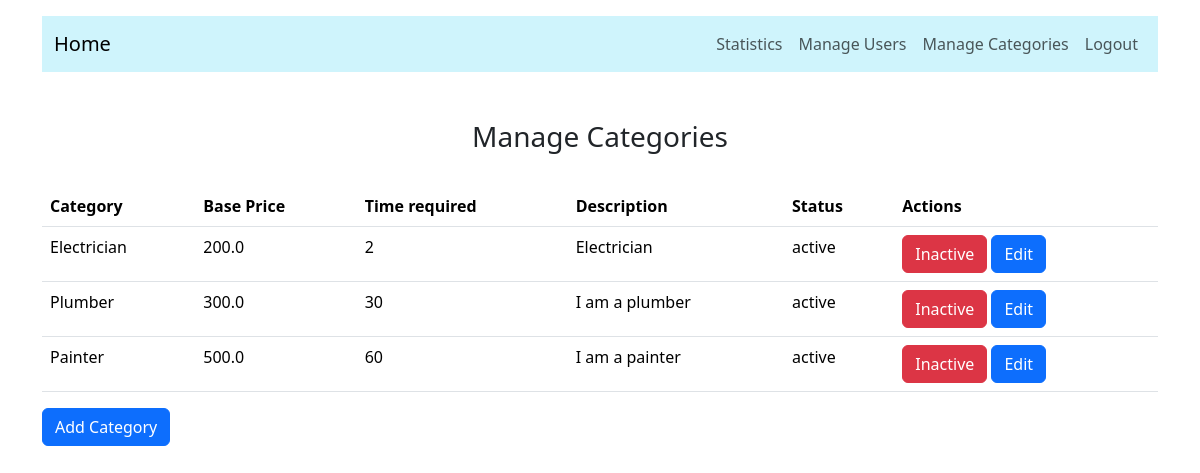
Page /managecategories (signed in) on the committed database.
### application/model.py (models this page shows)
class ServiceCategory(db.Model):
    id = db.Column(db.Integer, primary_key=True)
    name = db.Column(db.String(80), nullable=False)
    base_price = db.Column(db.Float, nullable=False)
    time_required = db.Column(db.Integer, nullable=False)
    description = db.Column(db.String(80), nullable=False)
    status = db.Column(db.String(80), nullable=False)

### application/routes.py (the view)
@app.route('/managecategories')
def managecategories():
    service_categories = ServiceCategory.query.all()
    return render_template('admin_categories.html', service_categories=service_categories)

### templates/admin_categories.html (shortened to what this page needs)
{% if session['role']=='admin' %}
{% extends 'base.html' %}
{% block content %}
<h1 class="h3 text-center">Manage Categories</h1>
<div class="table-responsive" style="max-height: 500px; overflow-y: auto;">
  <table class="table mt-4">
    <thead>
      <tr>
        <th scope="col">Category</th>
        <th scope="col">Base Price</th>
        <th scope="col">Time required</th>
        <th scope="col">Description</th>
        <th scope="col">Status</th>
        <th scope="col">Actions</th>
      </tr>
    </thead>
    <tbody>
      {% for category in service_categories %}
      <tr>
        <td scope="row">{{category.name}}</td>
        <td scope="row">{{category.base_price}}</td>
        <td scope="row">{{category.time_required}}</td>
        <td scope="row">{{category.description}}</td>
        <td scope="row">{{category.status}}</td>
        <td scope="row">
          {% if category.status == 'active' %}
          <a href="{{url_for('deletecategory', id=category.id)}}" class="btn btn-danger">Inactive</a>
          {% else %}
          <a href="{{url_for('activecategory', id=category.id)}}" class="btn btn-success">Active</a>
          {% endif %}
          {% if category.status == 'active' %}
          <button type="button" class="btn btn-primary" data-bs-toggle="modal" data-bs-target="#editModal{{ category.id }}">
            Edit
          </button>
          {% endif %}
        </td>
      </tr>
      {% endfor %}
    </tbody>
  </table>
  <a href="{{ url_for('addcategory') }}" class="btn btn-primary">Add Category</a>
</div>
{% endblock %}
{% else %}
<h1>Access Denied</h1>
<p>You do not have permission to access this page</p>
<a href="{{ url_for('home') }}">Go back to home</a>
{% endif %}

### rows in the picture
ServiceCategory: name "Electrician", base_price "200.0", time_required "2", description "Electrician", status "active"
ServiceCategory: name "Plumber", base_price "300.0", time_required "30", description "I am a plumber", status "active"
ServiceCategory: name "Painter", base_price "500.0", time_required "60", description "I am a painter", status "active"
